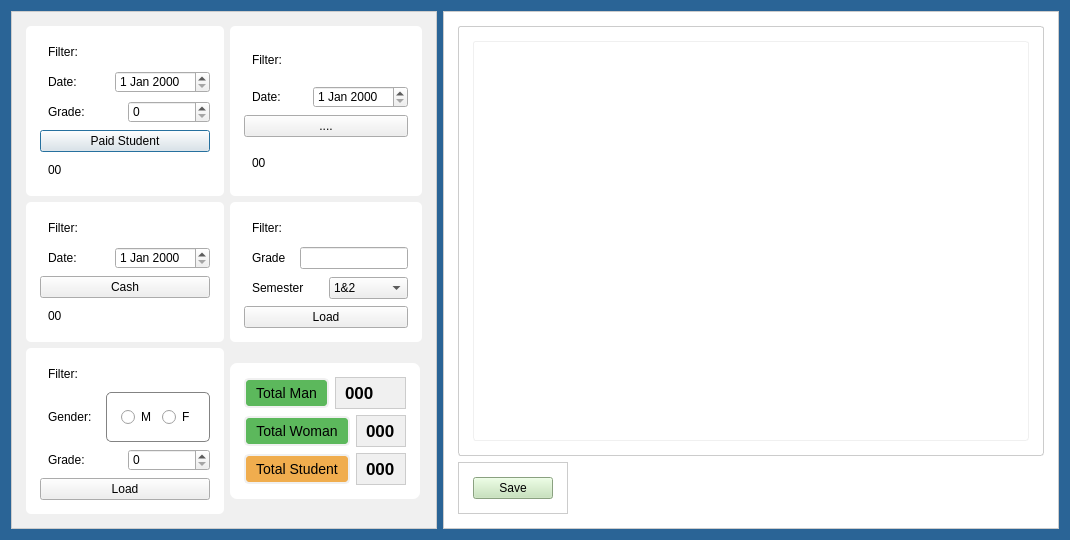
<?xml version="1.0" encoding="UTF-8"?>
<ui version="4.0">
 <class>Dashboard</class>
 <widget class="QDialog" name="Dashboard">
  <property name="geometry">
   <rect>
    <x>0</x>
    <y>0</y>
    <width>1070</width>
    <height>476</height>
   </rect>
  </property>
  <property name="windowTitle">
   <string>Dialog</string>
  </property>
  <property name="styleSheet">
   <string notr="true">#Dashboard {
background-color: #2a6496;
}</string>
  </property>
  <layout class="QGridLayout" name="gridLayout_8">
   <item row="0" column="0">
    <widget class="QFrame" name="frame_5">
     <property name="sizePolicy">
      <sizepolicy hsizetype="Preferred" vsizetype="Preferred">
       <horstretch>0</horstretch>
       <verstretch>0</verstretch>
      </sizepolicy>
     </property>
     <property name="styleSheet">
      <string notr="true">QFrame{
background-color: #f0f0f0; color: #000000; border: 1px solid #cccccc; padding: 5px;
}</string>
     </property>
     <property name="frameShape">
      <enum>QFrame::Shape::StyledPanel</enum>
     </property>
     <property name="frameShadow">
      <enum>QFrame::Shadow::Raised</enum>
     </property>
     <layout class="QGridLayout" name="gridLayout_2">
      <item row="0" column="0">
       <widget class="QFrame" name="frame_6">
        <property name="sizePolicy">
         <sizepolicy hsizetype="Preferred" vsizetype="MinimumExpanding">
          <horstretch>0</horstretch>
          <verstretch>0</verstretch>
         </sizepolicy>
        </property>
        <property name="styleSheet">
         <string notr="true">QFrame {
background-color: #fff;
border: none;
border-radius: 5px;
}</string>
        </property>
        <property name="frameShape">
         <enum>QFrame::Shape::StyledPanel</enum>
        </property>
        <property name="frameShadow">
         <enum>QFrame::Shadow::Raised</enum>
        </property>
        <layout class="QGridLayout" name="gridLayout_5">
         <item row="2" column="0">
          <layout class="QHBoxLayout" name="horizontalLayout_7">
           <item>
            <widget class="QLabel" name="label_7">
             <property name="text">
              <string>Grade:</string>
             </property>
            </widget>
           </item>
           <item>
            <widget class="QSpinBox" name="spinBox_2"/>
           </item>
          </layout>
         </item>
         <item row="0" column="0">
          <widget class="QLabel" name="label_5">
           <property name="text">
            <string>Filter:</string>
           </property>
          </widget>
         </item>
         <item row="1" column="0">
          <layout class="QHBoxLayout" name="horizontalLayout_6">
           <item>
            <widget class="QLabel" name="label_6">
             <property name="text">
              <string>Date:</string>
             </property>
            </widget>
           </item>
           <item>
            <widget class="QDateEdit" name="dateEdit"/>
           </item>
          </layout>
         </item>
         <item row="3" column="0">
          <widget class="QPushButton" name="pushButton_3">
           <property name="text">
            <string>Paid Student</string>
           </property>
          </widget>
         </item>
         <item row="4" column="0">
          <widget class="QLabel" name="label_8">
           <property name="text">
            <string>00</string>
           </property>
          </widget>
         </item>
        </layout>
       </widget>
      </item>
      <item row="0" column="1">
       <widget class="QFrame" name="frame_8">
        <property name="sizePolicy">
         <sizepolicy hsizetype="Preferred" vsizetype="MinimumExpanding">
          <horstretch>0</horstretch>
          <verstretch>0</verstretch>
         </sizepolicy>
        </property>
        <property name="styleSheet">
         <string notr="true">QFrame {
background-color: #fff;
border: none;
border-radius: 5px;
}</string>
        </property>
        <property name="frameShape">
         <enum>QFrame::Shape::StyledPanel</enum>
        </property>
        <property name="frameShadow">
         <enum>QFrame::Shadow::Raised</enum>
        </property>
        <layout class="QGridLayout" name="gridLayout_7">
         <item row="0" column="0">
          <widget class="QLabel" name="label_13">
           <property name="text">
            <string>Filter:</string>
           </property>
          </widget>
         </item>
         <item row="1" column="0">
          <layout class="QHBoxLayout" name="horizontalLayout_10">
           <item>
            <widget class="QLabel" name="label_14">
             <property name="text">
              <string>Date:</string>
             </property>
            </widget>
           </item>
           <item>
            <widget class="QDateEdit" name="dateEdit_3"/>
           </item>
          </layout>
         </item>
         <item row="2" column="0">
          <widget class="QPushButton" name="pushButton_5">
           <property name="text">
            <string>....</string>
           </property>
          </widget>
         </item>
         <item row="3" column="0">
          <widget class="QLabel" name="label_15">
           <property name="text">
            <string>00</string>
           </property>
          </widget>
         </item>
        </layout>
       </widget>
      </item>
      <item row="1" column="0">
       <widget class="QFrame" name="frame_7">
        <property name="styleSheet">
         <string notr="true">QFrame {
background-color: #fff;
border: none;
border-radius: 5px;
}</string>
        </property>
        <property name="frameShape">
         <enum>QFrame::Shape::StyledPanel</enum>
        </property>
        <property name="frameShadow">
         <enum>QFrame::Shadow::Raised</enum>
        </property>
        <layout class="QGridLayout" name="gridLayout_6">
         <item row="2" column="0">
          <widget class="QPushButton" name="pushButton_4">
           <property name="text">
            <string>Cash</string>
           </property>
          </widget>
         </item>
         <item row="0" column="0">
          <widget class="QLabel" name="label_10">
           <property name="text">
            <string>Filter:</string>
           </property>
          </widget>
         </item>
         <item row="1" column="0">
          <layout class="QHBoxLayout" name="horizontalLayout_9">
           <item>
            <widget class="QLabel" name="label_11">
             <property name="text">
              <string>Date:</string>
             </property>
            </widget>
           </item>
           <item>
            <widget class="QDateEdit" name="dateEdit_2"/>
           </item>
          </layout>
         </item>
         <item row="3" column="0">
          <widget class="QLabel" name="label_12">
           <property name="text">
            <string>00</string>
           </property>
          </widget>
         </item>
        </layout>
       </widget>
      </item>
      <item row="1" column="1">
       <widget class="QFrame" name="frame_10">
        <property name="sizePolicy">
         <sizepolicy hsizetype="Fixed" vsizetype="Fixed">
          <horstretch>0</horstretch>
          <verstretch>0</verstretch>
         </sizepolicy>
        </property>
        <property name="styleSheet">
         <string notr="true">QFrame {
background-color: #fff;
border: none;
border-radius: 5px;
}</string>
        </property>
        <property name="frameShape">
         <enum>QFrame::Shape::StyledPanel</enum>
        </property>
        <property name="frameShadow">
         <enum>QFrame::Shadow::Raised</enum>
        </property>
        <layout class="QVBoxLayout" name="verticalLayout_2">
         <item>
          <widget class="QLabel" name="label_9">
           <property name="sizePolicy">
            <sizepolicy hsizetype="Maximum" vsizetype="Maximum">
             <horstretch>0</horstretch>
             <verstretch>0</verstretch>
            </sizepolicy>
           </property>
           <property name="text">
            <string>Filter:</string>
           </property>
          </widget>
         </item>
         <item>
          <layout class="QHBoxLayout" name="horizontalLayout_11">
           <item>
            <widget class="QLabel" name="label_16">
             <property name="text">
              <string>Grade</string>
             </property>
            </widget>
           </item>
           <item>
            <widget class="QLineEdit" name="lineEdit"/>
           </item>
          </layout>
         </item>
         <item>
          <layout class="QHBoxLayout" name="horizontalLayout_12">
           <item>
            <widget class="QLabel" name="label_17">
             <property name="text">
              <string>Semester</string>
             </property>
            </widget>
           </item>
           <item>
            <widget class="QComboBox" name="comboBox">
             <item>
              <property name="text">
               <string>1&amp;2</string>
              </property>
             </item>
             <item>
              <property name="text">
               <string>1</string>
              </property>
             </item>
             <item>
              <property name="text">
               <string>2</string>
              </property>
             </item>
            </widget>
           </item>
          </layout>
         </item>
         <item>
          <widget class="QPushButton" name="pushButton_6">
           <property name="text">
            <string>Load</string>
           </property>
          </widget>
         </item>
        </layout>
       </widget>
      </item>
      <item row="2" column="0">
       <widget class="QFrame" name="frame_4">
        <property name="sizePolicy">
         <sizepolicy hsizetype="Fixed" vsizetype="Fixed">
          <horstretch>0</horstretch>
          <verstretch>0</verstretch>
         </sizepolicy>
        </property>
        <property name="styleSheet">
         <string notr="true">QFrame {
background-color: #fff;
border: none;
border-radius: 5px;
}

#frame_4 #radioframe{
     border: 1px solid #838383;
     border-radius: 5px;
}
</string>
        </property>
        <property name="frameShape">
         <enum>QFrame::Shape::StyledPanel</enum>
        </property>
        <property name="frameShadow">
         <enum>QFrame::Shadow::Raised</enum>
        </property>
        <layout class="QGridLayout" name="gridLayout_4">
         <item row="2" column="0">
          <layout class="QHBoxLayout" name="horizontalLayout">
           <item>
            <widget class="QLabel" name="label_2">
             <property name="text">
              <string>Grade:</string>
             </property>
            </widget>
           </item>
           <item>
            <widget class="QSpinBox" name="spinBox"/>
           </item>
          </layout>
         </item>
         <item row="1" column="0">
          <layout class="QHBoxLayout" name="horizontalLayout_4">
           <item>
            <widget class="QLabel" name="label_4">
             <property name="text">
              <string>Gender:</string>
             </property>
            </widget>
           </item>
           <item>
            <widget class="QFrame" name="radioframe">
             <property name="styleSheet">
              <string notr="true">#radiframe{
     border: 1px solid #838383;
     border-radius: 5px;
}</string>
             </property>
             <property name="frameShape">
              <enum>QFrame::Shape::StyledPanel</enum>
             </property>
             <property name="frameShadow">
              <enum>QFrame::Shadow::Raised</enum>
             </property>
             <layout class="QHBoxLayout" name="horizontalLayout_3">
              <item>
               <layout class="QHBoxLayout" name="horizontalLayout_5">
                <item>
                 <widget class="QRadioButton" name="maleradioButton">
                  <property name="text">
                   <string>M</string>
                  </property>
                 </widget>
                </item>
                <item>
                 <widget class="QRadioButton" name="femaleradioButton">
                  <property name="text">
                   <string>F</string>
                  </property>
                 </widget>
                </item>
               </layout>
              </item>
             </layout>
            </widget>
           </item>
          </layout>
         </item>
         <item row="3" column="0">
          <widget class="QPushButton" name="load_btn">
           <property name="text">
            <string>Load</string>
           </property>
          </widget>
         </item>
         <item row="0" column="0">
          <widget class="QLabel" name="label">
           <property name="text">
            <string>Filter:</string>
           </property>
          </widget>
         </item>
        </layout>
       </widget>
      </item>
      <item row="2" column="1">
       <widget class="QFrame" name="frame_2">
        <property name="sizePolicy">
         <sizepolicy hsizetype="Fixed" vsizetype="Fixed">
          <horstretch>0</horstretch>
          <verstretch>0</verstretch>
         </sizepolicy>
        </property>
        <property name="styleSheet">
         <string notr="true">/* Style the info_frame element */


#frame_2 {
background-color: #fff;
border: none;
border-radius: 7px;
}


QFrame #totalStudent_btn {
background-color: #f0ad4e;

}

QFrame #totalStudent_btn_2 {
background-color: #5cb85c;
}

QFrame #totalStudent_btn_3 {
background-color: #5cb85c;
}

/* Style for function_frame QPushButton */
#frame_2 QPushButton {
    font-size: 14px;
    padding: 5px 10px;
    border: 2px solid #f0f0f0;
    border-radius: 5px;
}


/*Hover Style for buttons insided the function_frame*/
#frame_2 QPushButton:hover{
border-color: #4c96f7;
font-size: 15px;
}</string>
        </property>
        <property name="frameShape">
         <enum>QFrame::Shape::StyledPanel</enum>
        </property>
        <property name="frameShadow">
         <enum>QFrame::Shadow::Raised</enum>
        </property>
        <layout class="QVBoxLayout" name="verticalLayout">
         <item>
          <layout class="QHBoxLayout" name="horizontalLayout_13">
           <item>
            <widget class="QPushButton" name="totalStudent_btn_2">
             <property name="text">
              <string>Total Man</string>
             </property>
            </widget>
           </item>
           <item>
            <widget class="QLabel" name="totalLabel_2">
             <property name="font">
              <font>
               <pointsize>13</pointsize>
               <bold>true</bold>
              </font>
             </property>
             <property name="text">
              <string>000</string>
             </property>
            </widget>
           </item>
          </layout>
         </item>
         <item>
          <layout class="QHBoxLayout" name="horizontalLayout_14">
           <item>
            <widget class="QPushButton" name="totalStudent_btn_3">
             <property name="text">
              <string>Total Woman</string>
             </property>
            </widget>
           </item>
           <item>
            <widget class="QLabel" name="totalLabel_3">
             <property name="font">
              <font>
               <pointsize>13</pointsize>
               <bold>true</bold>
              </font>
             </property>
             <property name="text">
              <string>000</string>
             </property>
            </widget>
           </item>
          </layout>
         </item>
         <item>
          <layout class="QHBoxLayout" name="horizontalLayout_8">
           <item>
            <widget class="QPushButton" name="totalStudent_btn">
             <property name="text">
              <string>Total Student</string>
             </property>
            </widget>
           </item>
           <item>
            <widget class="QLabel" name="totalLabel">
             <property name="sizePolicy">
              <sizepolicy hsizetype="Fixed" vsizetype="Preferred">
               <horstretch>0</horstretch>
               <verstretch>0</verstretch>
              </sizepolicy>
             </property>
             <property name="font">
              <font>
               <pointsize>13</pointsize>
               <bold>true</bold>
              </font>
             </property>
             <property name="text">
              <string>000</string>
             </property>
            </widget>
           </item>
          </layout>
         </item>
        </layout>
       </widget>
      </item>
     </layout>
    </widget>
   </item>
   <item row="0" column="1">
    <widget class="QFrame" name="frame_9">
     <property name="styleSheet">
      <string notr="true">QFrame{
background-color: #fff; color: #000000; border: 1px solid #cccccc; padding: 5px;
}</string>
     </property>
     <property name="frameShape">
      <enum>QFrame::Shape::StyledPanel</enum>
     </property>
     <property name="frameShadow">
      <enum>QFrame::Shadow::Raised</enum>
     </property>
     <layout class="QGridLayout" name="gridLayout">
      <item row="0" column="0">
       <widget class="QFrame" name="result_frame">
        <property name="sizePolicy">
         <sizepolicy hsizetype="MinimumExpanding" vsizetype="MinimumExpanding">
          <horstretch>0</horstretch>
          <verstretch>0</verstretch>
         </sizepolicy>
        </property>
        <property name="styleSheet">
         <string notr="true">/*Style for the result_frame*/

#result_frame{
border-radius: 3px;
background-color: #fff;
}

/*Style border of QTable*/
QTableWidget{
border-radius: 3px;
border: 1px solid #f0f0f0;
}

/*Style for table header section*/
QHeaderView::section{
border: none;
border-bottom: 1px solid #d0c6ff;
text-align: left;
padding: 3px 5px;
}

/*Style for table items*/
QTableWidget::Item{
border-bottom: 1px solid #d0c6ff;
color: #000;
padding-left: 3px;
}</string>
        </property>
        <property name="frameShape">
         <enum>QFrame::Shape::StyledPanel</enum>
        </property>
        <property name="frameShadow">
         <enum>QFrame::Shadow::Raised</enum>
        </property>
        <layout class="QHBoxLayout" name="horizontalLayout_2">
         <item>
          <widget class="QTableWidget" name="tableWidget">
           <property name="focusPolicy">
            <enum>Qt::FocusPolicy::NoFocus</enum>
           </property>
           <property name="showGrid">
            <bool>true</bool>
           </property>
           <attribute name="horizontalHeaderMinimumSectionSize">
            <number>39</number>
           </attribute>
           <attribute name="horizontalHeaderDefaultSectionSize">
            <number>120</number>
           </attribute>
           <attribute name="horizontalHeaderStretchLastSection">
            <bool>true</bool>
           </attribute>
          </widget>
         </item>
        </layout>
       </widget>
      </item>
      <item row="1" column="0">
       <widget class="QFrame" name="frame_3">
        <property name="sizePolicy">
         <sizepolicy hsizetype="Fixed" vsizetype="Fixed">
          <horstretch>0</horstretch>
          <verstretch>0</verstretch>
         </sizepolicy>
        </property>
        <property name="styleSheet">
         <string notr="true">#frame_3 #pushButton{
background-color: #c1e2b3;
}</string>
        </property>
        <property name="frameShape">
         <enum>QFrame::Shape::StyledPanel</enum>
        </property>
        <property name="frameShadow">
         <enum>QFrame::Shadow::Raised</enum>
        </property>
        <layout class="QGridLayout" name="gridLayout_3">
         <item row="0" column="0">
          <widget class="QPushButton" name="pushButton">
           <property name="text">
            <string>Save</string>
           </property>
          </widget>
         </item>
        </layout>
       </widget>
      </item>
     </layout>
    </widget>
   </item>
  </layout>
 </widget>
 <resources/>
 <connections/>
</ui>
